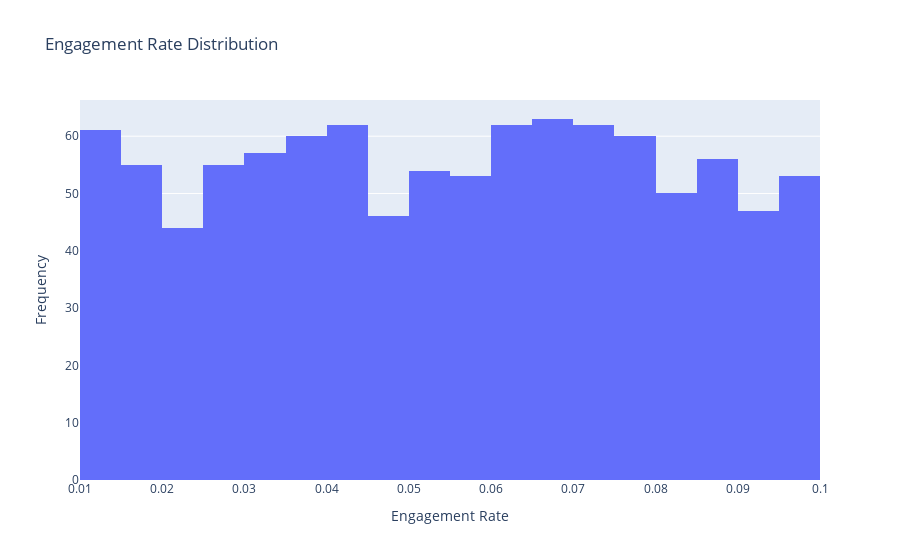

The cell this chart's notebook holds for it:
### Markdown cell above
insight: the figure shows a flat tailed distribution , which means there are outliers

### Code cell
#histogram for engagement rate using plotly
def plot_engagement_rate(df):
    fig = px.histogram(df, x='engagement_rate', title='Engagement Rate Distribution')
    fig.update_layout(xaxis_title='Engagement Rate', yaxis_title='Frequency')
    fig.show()
plot_engagement_rate(df)

### Figure 1 — Plotly figure (JSON) as saved in the notebook; plotly's stock layout.template omitted (floating-point values rounded to 4 significant figures; data arrays with more than 128 entries replaced by an {"elided": "..."} marker saying what was removed)
{"data": [{"alignmentgroup": "True", "bingroup": "x", "hovertemplate": "engagement_rate=%{x}<br>count=%{y}<extra></extra>", "legendgroup": "", "marker": {"color": "#636efa", "pattern": {"shape": ""}}, "name": "", "offsetgroup": "", "orientation": "v", "showlegend": false, "type": "histogram", "x": {"elided": "1000 float values"}, "xaxis": "x", "yaxis": "y"}], "layout": {"barmode": "relative", "legend": {"tracegroupgap": 0}, "title": {"text": "Engagement Rate Distribution"}, "xaxis": {"anchor": "y", "domain": [0, 1], "title": {"text": "Engagement Rate"}}, "yaxis": {"anchor": "x", "domain": [0, 1], "title": {"text": "Frequency"}}}}
